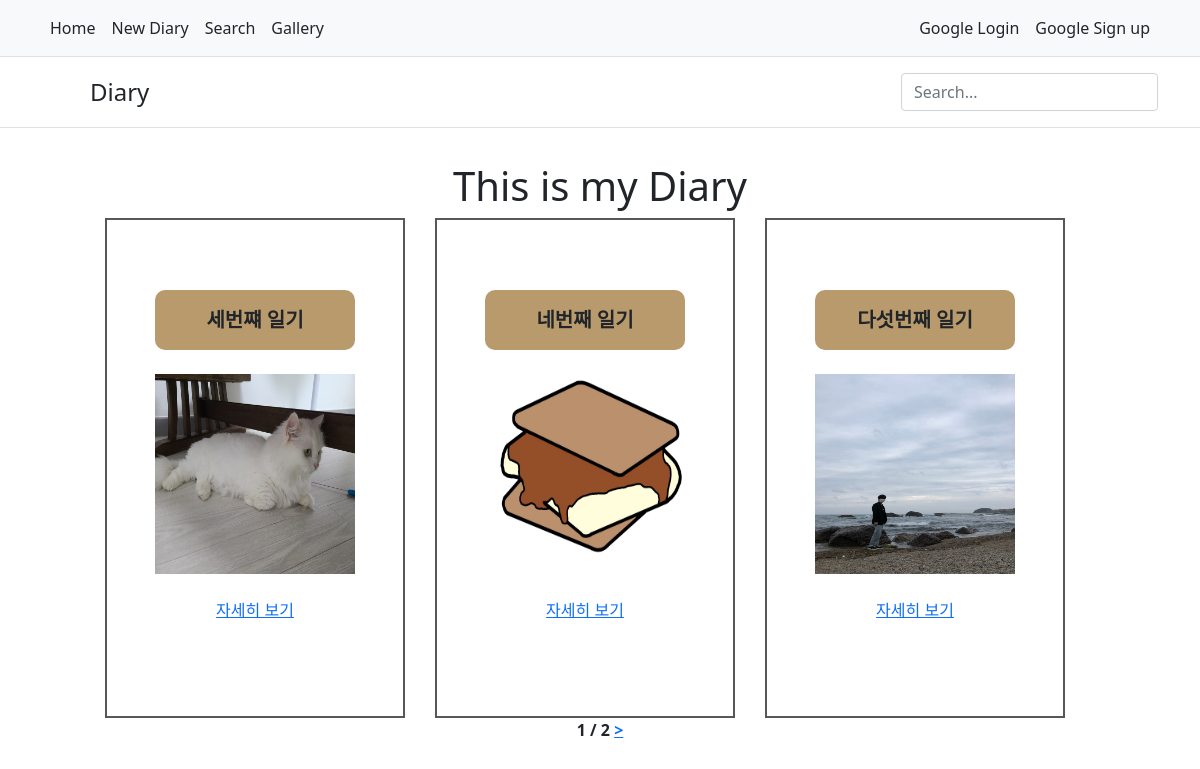
The page / on the database its author committed.
### diary/models.py (models this page shows, shortened)
class Diary(models.Model):
    title = models.CharField(max_length=50, default='')
    body = models.TextField(default='')
    time = models.DateTimeField()
    photo = models.ImageField(upload_to="diary/", blank=True, null=True)
    weather = models.CharField(max_length=20, default='')

### diary/views.py (the view)
# urls.py: 2. Add a URL to urlpatterns:  path('', views.home, name='home')
def home(request):
    diaryList = Diary.objects.all()
    paginator = Paginator(diaryList, 3)
    page_number = request.GET.get('page')
    page = paginator.get_page(page_number)
    search_word = request.POST.get('search_word')
    if search_word:
        diarys = diaryList.filter(title__icontains = search_word)
        return render(request, 'search.html', {'diary':diarys, 'search_word':search_word})
    return render(request, 'home.html', {'diary':page})

### diary/templates/home.html (shortened to what this page needs)
{% extends 'base.html' %}
{% load static %}
{% block link %} {% static 'css/home.css' %} {% endblock %}
    {% block body %}
    <h1>This is my Diary</h1>
    <div id="direction">
        {% for diaryDetail in diary %}
        <div class="diaryDetail">
            <span class="diaryTitle">{{diaryDetail.title}}</span><br>
            <span><img src="{{diaryDetail.photo.url}}" width="200" height="200" ></span><br>
            <a href="{% url 'detail' diaryDetail.id %}">
                자세히 보기
            </a><br>
        </div>
        {% endfor %}
    </div>
    <div class="diaryButton">
        <span>{{diary.number}}</span>
        <span>/</span>
        <span>{{diary.paginator.num_pages}}</span>
        {% if diary.has_next %}
        <a href='?page={{diary.next_page_number}}'>></a>
        {% endif %}
    </div>
    {% endblock %}

### diary/static/css/home.css (style rules this page uses)
#direction { display: flex; flex-direction: row; }
.diaryDetail { display: flex; width: 300px; height: 500px; justify-content: center; align-items: center; border: 2px solid rgb(87, 87, 87); flex-direction: column; margin-right: 30px; border-radius: px; }
.diaryTitle { display: flex; width: 200px; height: 60px; justify-content: center; align-items: center; background-color: rgb(185, 154, 108); border-radius: 10px; font-size: 20px; font-weight: bolder; }
.diaryButton { font-weight: bold; }

### rows shown on the page
Diary: title "세번쨰 일기", photo (picture)
Diary: title "네번째 일기", photo (picture)
Diary: title "다섯번째 일기", photo (picture)

### other values the page prints
{{ diary.number }} "1"
{{ diary.paginator.num_pages }} "2"
